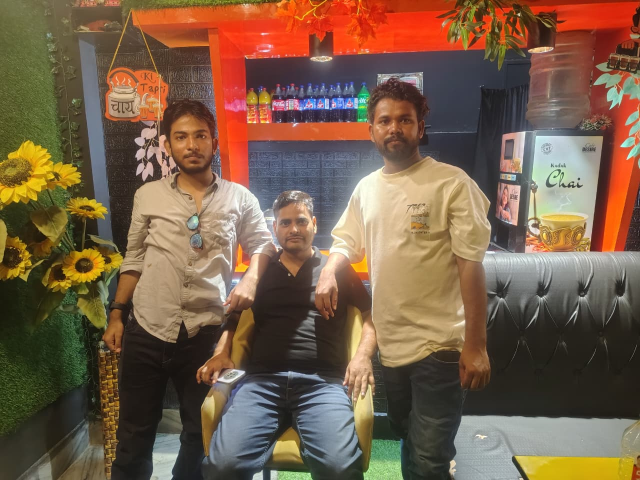
#> input picture test.jpg, 1280 x 960 px (shown at 1/2 size)
$ python 03_drawing.py
#> lines starting #> are read from the running program, lines starting #| are printed output that depends on the picture

import cv2

# Create a blank image
image = cv2.imread("test.jpg")
#> image is the input picture: shape (960, 1280, 3); mean B, G, R 73.4, 95.4, 120.8

if image is None:
    print("Image load nahi hui!")
    raise SystemExit

# Draw a rectangle
cv2.rectangle(image, (760, 220), (1200, 950), (0, 255, 0), 3)

# Draw a line
cv2.line(image, (50, 300), (400, 300), (255, 0, 0), 3)

# Write text
cv2.putText(
    image,
    "Hello OpenCV",
    (50, 350),
    cv2.FONT_HERSHEY_SIMPLEX,
    1,
    (0, 0, 255),
    2
)
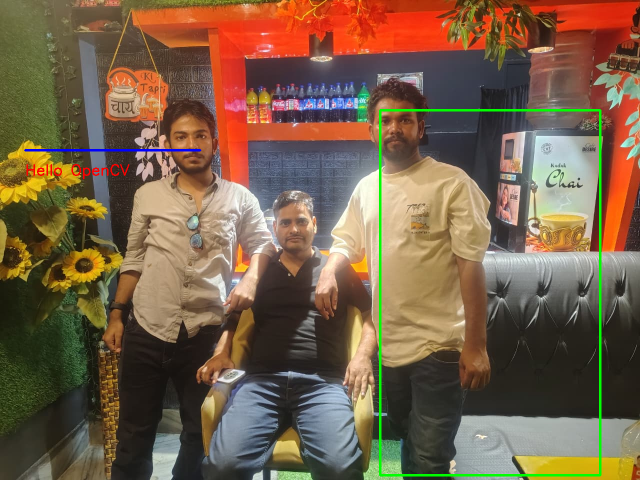
#> image: shape (960, 1280, 3) (shown at 1/2 size); mean B, G, R 72.8, 96.5, 119.6

# Show the result
cv2.imshow("Drawing Practice", image)

cv2.waitKey(0)
cv2.destroyAllWindows()
